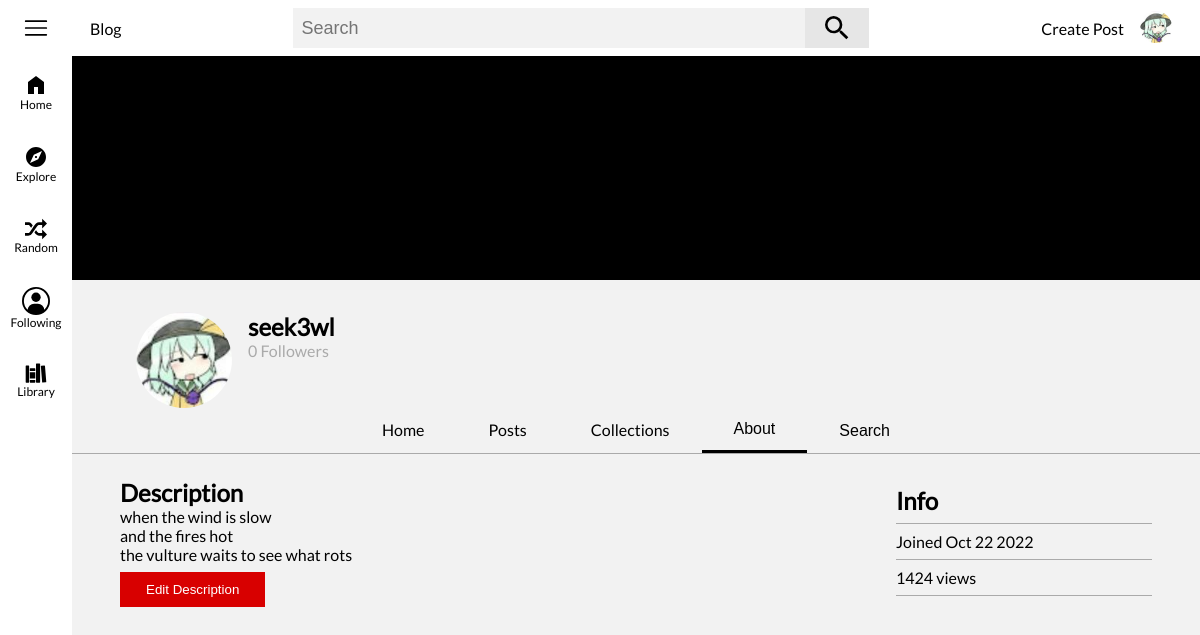
Screenshot of /user/seek3wl/about (signed in) with the database file from the repository.
### flaskblog/models.py (models this page shows, shortened)
class User(db.Model, UserMixin):
	id = db.Column(db.Integer, primary_key=True)
	username = db.Column(db.String(16), unique=True, nullable=False)
	email = db.Column(db.String(120), unique=True, nullable=False)
	image_file = db.Column(db.String(20), nullable=False, default='default.png')
	banner_image = db.Column(db.String(20), nullable=False, default='default_banner.jpg')
	description = db.Column(db.String(120), nullable=True)
	password = db.Column(db.String(60), nullable=False)
	security_question = db.Column(db.String(120), nullable=True)
	security_question_answer = db.Column(db.String(120), nullable=True)
	date_joined = db.Column(db.DateTime, default=datetime.utcnow, nullable=False)
	following = db.relationship('User', secondary=user_user_follow,
								primaryjoin=id == user_user_follow.c.follower_user_id,
								secondaryjoin=id == user_user_follow.c.following_user_id,
								backref='followers')
	media_uploads = db.relationship('Media', backref='uploader', lazy=True)
	posts_cached = db.relationship('PostCache', backref='cache_author', lazy=True)
	posts = db.relationship('Post', backref='author', lazy=True)
	posts_viewed = db.relationship('Post', secondary=user_post_view, backref='viewers')
	posts_liked = db.relationship('Post', secondary=user_post_like, backref='post_likers')
	posts_disliked = db.relationship('Post', secondary=user_post_dislike, backref='post_dislikers')
	featured_post_id = db.Column(db.Integer, nullable=True)
	comments = db.relationship('Comment', backref='author', lazy=True)
	comments_liked = db.relationship('Comment', secondary=user_comment_like, backref='comment_likers')
	comments_disliked = db.relationship('Comment', secondary=user_comment_dislike, backref='comment_dislikers')
	collections = db.relationship('Collection', backref='author', lazy=True)

### flaskblog/users/routes.py (the view, shortened to what this page needs)
@users.route('/user/<string:username>/about', methods=["GET", "POST"])
def user_about(username):
	user = User.query.filter_by(username=username).first_or_404()
	update_banner_image_form = UpdateBannerImageForm()
	if request.method == "GET":
		form = None
		if current_user.is_authenticated:
			form = UpdateDescriptionForm()
		user_date_joined = user.date_joined.strftime("%b %d %Y")
		user_total_views = 0
		for post in user.posts:
			user_total_views += post.views
		return render_template('/user_pages/user_about.html', title=username, user=user,
							   update_banner_image_form=update_banner_image_form, user_date_joined=user_date_joined,
							   user_total_views=user_total_views, form=form)

### flaskblog/users/forms.py
class UpdateBannerImageForm(FlaskForm):
	image_file = FileField(validators=[FileAllowed(['png', 'jpg', 'gif'])])
	submit = SubmitField()

class UpdateDescriptionForm(FlaskForm):
	description = TextAreaField('Description', validators=[DataRequired()])
	submit = SubmitField('Submit')

### flaskblog/main/routes.py (called while the page is built)
@main.app_context_processor
def inject_template_globals():
	if current_user.is_authenticated:
		image_file_2 = current_user.image_file
	else:
		image_file_2 = 'default.jpg'
	has_post_cache = False
	if current_user.is_authenticated:
		if PostCache.query.filter_by(user_id=current_user.id):
			has_post_cache = True
	return dict(image_file=url_for('static', filename=f'images/profile_pics/{image_file_2}'),
				search_form=SearchForm(), has_post_cache=has_post_cache)

### flaskblog/models.py (called while the page is built)
@login_manager.user_loader
def load_user(user_id):
	return User.query.get(user_id)

### flaskblog/templates/user_pages/user_about.html (shortened to what this page needs)
{% extends "base.html" %}
{% block body %}
	<div id="main-body-nm">
		<div id="user-page-header">
			{{ macros.user_page_nav(user=user, current_user=current_user, update_banner_image_form=update_banner_image_form, current_location="About") }}
			<div id="user-page-body" style="flex-direction: row; gap: 64px;">
				<div id="user-description-container">
					{% if current_user == user %}
						{% if user.description %}
							<h2>Description</h2>
							<p id="user-description" style="display: block;">{{ user.description }}</p>
							<button id="edit-description-button" type="button" onclick="edit_description_toggle()" style="display: block;">Edit Description</button>
						{% endif %}
					{% endif %}
				</div>
				<div>
					<div id="user-info">
						<h2>Info</h2>
						<p>Joined {{ user_date_joined }}</p>
						<p>{{ user_total_views }} views</p>
					</div>
				</div>
			</div>
		</div>
	</div>
{% endblock body %}

### flaskblog/templates/macros/macros.html (shortened to what this page needs)
{% macro user_page_nav(user, current_user, update_banner_image_form, current_location) %}
	<div id="user-page-header-background">
		{% if current_user == user %}
			<button id="user-page-header-background-change-img" onclick="show_change_image_form_input()">
				<h3>Change Image</h3>
			</button>
		{% endif %}
		<img id="user-page-header-background-img" src="{{ url_for('static', filename='images/user_banners/' + user.banner_image) }}">
	</div>
	<div id="user-page-header-info">
		<div style="display: flex;">
			<img class="followed-user-img" height="96px" width="96px" draggable="false" src="{{ url_for('static', filename='images/profile_pics/' + user.image_file) }}">
			<div id="user-page-header-info-info">
				<h2>{{ user.username }}</h2>
				<span class="text-muted">{{ user.followers|length }} Followers</span>
			</div>
		</div>
	</div>
	<div id="user-page-nav-container">
		<nav id="user-page-nav">
			{% for location, url in {"Home": url_for("users.user_page", username=user.username), "Posts": url_for("users.user_posts", username=user.username), "Collections": url_for("users.user_collections", username=user.username), "About": url_for("users.user_about", username=user.username)}.items() %}
				{% if current_location == location %}
					<button class="user-page-nav-item user-page-nav-item-selected">{{ location }}</button>
				{% else %}
					<a class="user-page-nav-item" href="{{ url }}">{{ location }}</a>
				{% endif %}
			{% endfor %}
			<button class="user-page-nav-item">Search</button>
		</nav>
	</div>
{% endmacro %}

### flaskblog/static/main.css (style rules this page uses)
[data-theme="light"] { --primary-color: #f2f2f2; --secondary-color: #fff; --tertiary-color: #e6e6e6; --color-sceme: #f00; --search-box: #f2f2f2; --side-menu-color: #e6e6e6; --primary-text: #000; --secondary-text: #aaa; --primary-icon: #000; }
.text-muted { color: var(--secondary-text); }
body { margin: 0; padding: 0; background-color: var(--primary-color); font-family: 'Lato', sans-serif; }
p, h1, h2, h3, h4, h5, h6, span { color: var(--primary-text); margin: 0px; padding: 0px; }
a { color: #3ea6ff; margin: 0; padding: 0; }
button { cursor: pointer; margin: 0; padding: 0; }
nav a { color: var(--primary-text); font-weight: 400; font-size: 16px; text-decoration: none; }
svg { color: var(--primary-icon); }
#search-input { height: 40px; width: 512px; padding: 0 8px; color: var(--primary-text); font-size: 18px; outline: none; background-color: var(--search-box); border: none; }
#main-body-nm { display: flex; flex-direction: column; color: var(--primary-text); padding: 56px 0 0 72px; }
.followed-user-img { border-radius: 80px; }
#user-page-header { display: flex; flex-direction: column; }
#user-page-header-background { position: relative; display: flex; flex-direction: column; align-items: center; }
#user-page-header-background-change-img { position: absolute; height: 100%; width: 100%; display: flex; flex-direction: column; align-items: center; justify-content: center; cursor: pointer; color: transparent; background-color: #24242400; border: none; }
#user-page-header-background-change-img > * { color: inherit; }
#user-page-header-background-img { height: 224px; width: 100%; object-fit: cover; object-position: 100% 0; }
#user-page-header-info { display: flex; justify-content: space-between; align-items: center; padding: 32px 64px 0; }
#user-page-header-info-info { display: flex; flex-direction: column; margin-left: 16px; color: var(--primary-text); }
#user-page-nav-container { display: flex; flex-direction: column; align-items: center; width: 100%; color: var(--secondary-text); border-bottom: 1px groove var(--secondary-text); }
#user-page-nav { display: flex; }
.user-page-nav-item { padding: 12px 32px; color: var(--primary-text); font-size: 16px; background-color: transparent; border: none; }
.user-page-nav-item-selected { border-bottom: 3px solid var(--primary-text); }
#user-page-body { display: flex; flex-direction: column; padding: 24px 48px 0; }
#user-description-container { height: 256px; width: 75%; }
#user-description { white-space: pre-line; }
#edit-description-button { color: #fff; cursor: pointer; margin-top: 8px; padding: 8px 24px; background-color: #d80000; border: 2px solid #d80000; }
#user-info { display: flex; flex-direction: column; width: 256px; }
#user-info > * { padding: 8px 0; border-bottom: 1px groove var(--secondary-text); }

### rows the page displays
User: banner_image (picture), image_file (picture), username "seek3wl", description "when the wind is slow and the fires hot the vulture waits to see what rots"

### other values shown
{{ user.followers|length }} "0"
{{ location }} "Home" "Posts" "Collections"
{{ location }} "About"
{{ user_date_joined }} "Oct 22 2022"
{{ user_total_views }} "1424"
